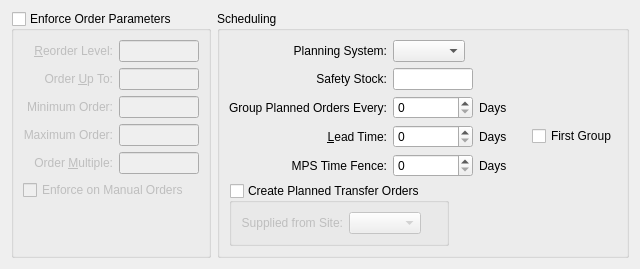
     <widget class="QWidget" name="_planningTab">
      <attribute name="title">
       <string>&amp;Planning</string>
      </attribute>
      <layout class="QGridLayout" name="gridLayout_20">
       <item row="0" column="0">
        <widget class="QGroupBox" name="_useParameters">
         <property name="enabled">
          <bool>true</bool>
         </property>
         <property name="focusPolicy">
          <enum>Qt::TabFocus</enum>
         </property>
         <property name="title">
          <string>Enforce Order Parameters</string>
         </property>
         <property name="checkable">
          <bool>true</bool>
         </property>
         <property name="checked">
          <bool>false</bool>
         </property>
         <layout class="QGridLayout" name="gridLayout_8">
          <item row="0" column="0">
           <layout class="QVBoxLayout" name="verticalLayout_3">
            <item>
             <layout class="QVBoxLayout" name="verticalLayout_2">
              <item>
               <layout class="QGridLayout">
                <item row="0" column="0">
                 <widget class="QLabel" name="_reorderLevelLit">
                  <property name="text">
                   <string>&amp;Reorder Level:</string>
                  </property>
                  <property name="alignment">
                   <set>Qt::AlignRight|Qt::AlignTrailing|Qt::AlignVCenter</set>
                  </property>
                  <property name="buddy">
                   <cstring>_reorderLevel</cstring>
                  </property>
                 </widget>
                </item>
                <item row="3" column="1">
                 <widget class="XLineEdit" name="_maximumOrder">
                  <property name="maximumSize">
                   <size>
                    <width>80</width>
                    <height>32767</height>
                   </size>
                  </property>
                  <property name="alignment">
                   <set>Qt::AlignRight</set>
                  </property>
                 </widget>
                </item>
                <item row="3" column="0">
                 <widget class="QLabel" name="_maximumOrderLit">
                  <property name="text">
                   <string>Maximum Order:</string>
                  </property>
                  <property name="alignment">
                   <set>Qt::AlignRight|Qt::AlignTrailing|Qt::AlignVCenter</set>
                  </property>
                  <property name="buddy">
                   <cstring>_maximumOrder</cstring>
                  </property>
                 </widget>
                </item>
                <item row="1" column="1">
                 <widget class="XLineEdit" name="_orderUpToQty">
                  <property name="maximumSize">
                   <size>
                    <width>80</width>
                    <height>32767</height>
                   </size>
                  </property>
                  <property name="alignment">
                   <set>Qt::AlignRight</set>
                  </property>
                 </widget>
                </item>
                <item row="2" column="0">
                 <widget class="QLabel" name="_minimumOrderLit">
                  <property name="text">
                   <string>Minimum Order:</string>
                  </property>
                  <property name="alignment">
                   <set>Qt::AlignRight|Qt::AlignTrailing|Qt::AlignVCenter</set>
                  </property>
                  <property name="buddy">
                   <cstring>_minimumOrder</cstring>
                  </property>
                 </widget>
                </item>
                <item row="4" column="0">
                 <widget class="QLabel" name="_orderMultipleLit">
                  <property name="text">
                   <string>Order &amp;Multiple:</string>
                  </property>
                  <property name="alignment">
                   <set>Qt::AlignRight|Qt::AlignTrailing|Qt::AlignVCenter</set>
                  </property>
                  <property name="buddy">
                   <cstring>_orderMultiple</cstring>
                  </property>
                 </widget>
                </item>
                <item row="2" column="1">
                 <widget class="XLineEdit" name="_minimumOrder">
                  <property name="maximumSize">
                   <size>
                    <width>80</width>
                    <height>32767</height>
                   </size>
                  </property>
                  <property name="alignment">
                   <set>Qt::AlignRight</set>
                  </property>
                 </widget>
                </item>
                <item row="4" column="1">
                 <widget class="XLineEdit" name="_orderMultiple">
                  <property name="maximumSize">
                   <size>
                    <width>80</width>
                    <height>32767</height>
                   </size>
                  </property>
                  <property name="alignment">
                   <set>Qt::AlignRight</set>
                  </property>
                 </widget>
                </item>
                <item row="0" column="1">
                 <widget class="XLineEdit" name="_reorderLevel">
                  <property name="maximumSize">
                   <size>
                    <width>80</width>
                    <height>32767</height>
                   </size>
                  </property>
                  <property name="alignment">
                   <set>Qt::AlignRight</set>
                  </property>
                 </widget>
                </item>
                <item row="1" column="0">
                 <widget class="QLabel" name="_orderUpToQtyLit">
                  <property name="text">
                   <string>Order &amp;Up To:</string>
                  </property>
                  <property name="alignment">
                   <set>Qt::AlignRight|Qt::AlignTrailing|Qt::AlignVCenter</set>
                  </property>
                  <property name="buddy">
                   <cstring>_orderUpToQty</cstring>
                  </property>
                 </widget>
                </item>
                <item row="2" column="2">
                 <spacer>
                  <property name="orientation">
                   <enum>Qt::Horizontal</enum>
                  </property>
                  <property name="sizeType">
                   <enum>QSizePolicy::Expanding</enum>
                  </property>
                  <property name="sizeHint" stdset="0">
                   <size>
                    <width>0</width>
                    <height>20</height>
                   </size>
                  </property>
                 </spacer>
                </item>
               </layout>
              </item>
              <item>
               <widget class="QCheckBox" name="_useParametersOnManual">
                <property name="text">
                 <string>Enforce on Manual Orders</string>
                </property>
               </widget>
              </item>
             </layout>
            </item>
            <item>
             <spacer name="verticalSpacer">
              <property name="orientation">
               <enum>Qt::Vertical</enum>
              </property>
              <property name="sizeHint" stdset="0">
               <size>
                <width>20</width>
                <height>0</height>
               </size>
              </property>
             </spacer>
            </item>
           </layout>
          </item>
         </layout>
        </widget>
       </item>
       <item row="0" column="1">
        <widget class="QGroupBox" name="groupBox">
         <property name="sizePolicy">
          <sizepolicy hsizetype="Preferred" vsizetype="Preferred">
           <horstretch>1</horstretch>
           <verstretch>0</verstretch>
          </sizepolicy>
         </property>
         <property name="title">
          <string>Scheduling</string>
         </property>
         <layout class="QGridLayout" name="gridLayout_3">
          <item row="0" column="0">
           <layout class="QVBoxLayout" name="verticalLayout_4">
            <item>
             <layout class="QGridLayout" name="gridLayout_24">
              <item row="0" column="0">
               <widget class="QLabel" name="_planningTypeLit">
                <property name="text">
                 <string>Planning System:</string>
                </property>
                <property name="alignment">
                 <set>Qt::AlignRight|Qt::AlignTrailing|Qt::AlignVCenter</set>
                </property>
               </widget>
              </item>
              <item row="0" column="1" colspan="4">
               <layout class="QHBoxLayout" name="horizontalLayout">
                <item>
                 <widget class="XComboBox" name="_planningType"/>
                </item>
                <item>
                 <spacer>
                  <property name="orientation">
                   <enum>Qt::Horizontal</enum>
                  </property>
                  <property name="sizeHint" stdset="0">
                   <size>
                    <width>0</width>
                    <height>20</height>
                   </size>
                  </property>
                 </spacer>
                </item>
               </layout>
              </item>
              <item row="2" column="0">
               <widget class="QLabel" name="_orderGroupLit">
                <property name="text">
                 <string>Group Planned Orders Every:</string>
                </property>
                <property name="alignment">
                 <set>Qt::AlignRight|Qt::AlignTrailing|Qt::AlignVCenter</set>
                </property>
               </widget>
              </item>
              <item row="2" column="1">
               <widget class="QSpinBox" name="_orderGroup">
                <property name="minimum">
                 <number>0</number>
                </property>
                <property name="maximum">
                 <number>999</number>
                </property>
                <property name="value">
                 <number>0</number>
                </property>
               </widget>
              </item>
              <item row="2" column="2" colspan="3">
               <widget class="QLabel" name="_orderGroupDaysLit">
                <property name="text">
                 <string>Days</string>
                </property>
               </widget>
              </item>
              <item row="3" column="0">
               <widget class="QLabel" name="_leadTimeLit">
                <property name="text">
                 <string>&amp;Lead Time:</string>
                </property>
                <property name="alignment">
                 <set>Qt::AlignRight|Qt::AlignTrailing|Qt::AlignVCenter</set>
                </property>
                <property name="buddy">
                 <cstring>_leadTime</cstring>
                </property>
               </widget>
              </item>
              <item row="3" column="1">
               <widget class="QSpinBox" name="_leadTime">
                <property name="minimum">
                 <number>0</number>
                </property>
                <property name="maximum">
                 <number>999</number>
                </property>
               </widget>
              </item>
              <item row="3" column="2">
               <widget class="QLabel" name="_days2Lit">
                <property name="text">
                 <string>Days</string>
                </property>
               </widget>
              </item>
              <item row="3" column="3">
               <spacer name="horizontalSpacer_3">
                <property name="orientation">
                 <enum>Qt::Horizontal</enum>
                </property>
                <property name="sizeType">
                 <enum>QSizePolicy::Fixed</enum>
                </property>
                <property name="sizeHint" stdset="0">
                 <size>
                  <width>13</width>
                  <height>14</height>
                 </size>
                </property>
               </spacer>
              </item>
              <item row="3" column="4">
               <widget class="QCheckBox" name="_orderGroupFirst">
                <property name="sizePolicy">
                 <sizepolicy hsizetype="Expanding" vsizetype="Fixed">
                  <horstretch>0</horstretch>
                  <verstretch>0</verstretch>
                 </sizepolicy>
                </property>
                <property name="text">
                 <string>First Group</string>
                </property>
               </widget>
              </item>
              <item row="4" column="0">
               <widget class="QLabel" name="_mpsTimeFenceLit">
                <property name="text">
                 <string>MPS Time Fence:</string>
                </property>
                <property name="alignment">
                 <set>Qt::AlignRight|Qt::AlignTrailing|Qt::AlignVCenter</set>
                </property>
               </widget>
              </item>
              <item row="4" column="1">
               <widget class="QSpinBox" name="_mpsTimeFence">
                <property name="minimum">
                 <number>0</number>
                </property>
                <property name="maximum">
                 <number>999</number>
                </property>
                <property name="value">
                 <number>0</number>
                </property>
               </widget>
              </item>
              <item row="4" column="2" colspan="3">
               <widget class="QLabel" name="_mpsTimeFenceDaysLit">
                <property name="text">
                 <string>Days</string>
                </property>
               </widget>
              </item>
              <item row="5" column="0" colspan="5">
               <layout class="QHBoxLayout" name="horizontalLayout_7">
                <item>
                 <widget class="QGroupBox" name="_createPlannedTransfers">
                  <property name="title">
                   <string>Create Planned Transfer Orders</string>
                  </property>
                  <property name="checkable">
                   <bool>true</bool>
                  </property>
                  <property name="checked">
                   <bool>false</bool>
                  </property>
                  <layout class="QGridLayout" name="gridLayout_2">
                   <item row="0" column="0">
                    <widget class="QLabel" name="_suppliedFromSiteLit">
                     <property name="text">
                      <string>Supplied from Site:</string>
                     </property>
                     <property name="alignment">
                      <set>Qt::AlignRight|Qt::AlignTrailing|Qt::AlignVCenter</set>
                     </property>
                    </widget>
                   </item>
                   <item row="0" column="1">
                    <layout class="QHBoxLayout" name="horizontalLayout_2">
                     <item>
                      <widget class="WComboBox" name="_suppliedFromSite">
                       <property name="type">
                        <enum>WComboBox::NonTransit</enum>
                       </property>
                      </widget>
                     </item>
                     <item>
                      <spacer name="horizontalSpacer">
                       <property name="orientation">
                        <enum>Qt::Horizontal</enum>
                       </property>
                       <property name="sizeHint" stdset="0">
                        <size>
                         <width>0</width>
                         <height>17</height>
                        </size>
                       </property>
                      </spacer>
                     </item>
                    </layout>
                   </item>
                  </layout>
                 </widget>
                </item>
                <item>
                 <spacer name="horizontalSpacer_6">
                  <property name="orientation">
                   <enum>Qt::Horizontal</enum>
                  </property>
                  <property name="sizeHint" stdset="0">
                   <size>
                    <width>40</width>
                    <height>20</height>
                   </size>
                  </property>
                 </spacer>
                </item>
               </layout>
              </item>
              <item row="1" column="0">
               <widget class="QLabel" name="_safetyStockLit">
                <property name="text">
                 <string>Safety Stock:</string>
                </property>
                <property name="alignment">
                 <set>Qt::AlignRight|Qt::AlignTrailing|Qt::AlignVCenter</set>
                </property>
               </widget>
              </item>
              <item row="1" column="1">
               <widget class="XLineEdit" name="_safetyStock">
                <property name="sizePolicy">
                 <sizepolicy hsizetype="Preferred" vsizetype="Fixed">
                  <horstretch>0</horstretch>
                  <verstretch>0</verstretch>
                 </sizepolicy>
                </property>
                <property name="maximumSize">
                 <size>
                  <width>80</width>
                  <height>32767</height>
                 </size>
                </property>
                <property name="alignment">
                 <set>Qt::AlignRight</set>
                </property>
               </widget>
              </item>
             </layout>
            </item>
            <item>
             <spacer name="verticalSpacer_2">
              <property name="orientation">
               <enum>Qt::Vertical</enum>
              </property>
              <property name="sizeHint" stdset="0">
               <size>
                <width>20</width>
                <height>0</height>
               </size>
              </property>
             </spacer>
            </item>
           </layout>
          </item>
         </layout>
        </widget>
       </item>
      </layout>
     </widget>
